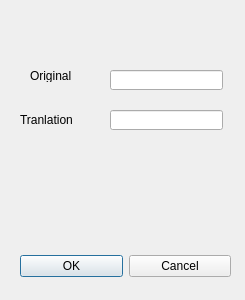
<?xml version="1.0" encoding="UTF-8"?>
<ui version="4.0">
 <class>NewGlossaryClass</class>
 <widget class="QDialog" name="NewGlossaryClass">
  <property name="geometry">
   <rect>
    <x>0</x>
    <y>0</y>
    <width>245</width>
    <height>300</height>
   </rect>
  </property>
  <property name="windowTitle">
   <string>New Dialog</string>
  </property>
  <widget class="QWidget" name="layoutWidget">
   <property name="geometry">
    <rect>
     <x>20</x>
     <y>250</y>
     <width>211</width>
     <height>33</height>
    </rect>
   </property>
   <layout class="QHBoxLayout">
    <property name="spacing">
     <number>6</number>
    </property>
    <property name="leftMargin">
     <number>0</number>
    </property>
    <property name="topMargin">
     <number>0</number>
    </property>
    <property name="rightMargin">
     <number>0</number>
    </property>
    <property name="bottomMargin">
     <number>0</number>
    </property>
    <item>
     <widget class="QPushButton" name="okButton">
      <property name="text">
       <string>OK</string>
      </property>
     </widget>
    </item>
    <item>
     <widget class="QPushButton" name="cancelButton">
      <property name="text">
       <string>Cancel</string>
      </property>
     </widget>
    </item>
   </layout>
  </widget>
  <widget class="QLineEdit" name="lineEdit">
   <property name="geometry">
    <rect>
     <x>110</x>
     <y>70</y>
     <width>113</width>
     <height>20</height>
    </rect>
   </property>
  </widget>
  <widget class="QLabel" name="label">
   <property name="geometry">
    <rect>
     <x>30</x>
     <y>70</y>
     <width>54</width>
     <height>12</height>
    </rect>
   </property>
   <property name="text">
    <string>Original</string>
   </property>
  </widget>
  <widget class="QLineEdit" name="lineEdit_2">
   <property name="geometry">
    <rect>
     <x>110</x>
     <y>110</y>
     <width>113</width>
     <height>20</height>
    </rect>
   </property>
  </widget>
  <widget class="QLabel" name="label_2">
   <property name="geometry">
    <rect>
     <x>20</x>
     <y>110</y>
     <width>71</width>
     <height>20</height>
    </rect>
   </property>
   <property name="text">
    <string>Tranlation</string>
   </property>
  </widget>
 </widget>
 <resources/>
 <connections>
  <connection>
   <sender>okButton</sender>
   <signal>clicked()</signal>
   <receiver>NewGlossaryClass</receiver>
   <slot>accept()</slot>
   <hints>
    <hint type="sourcelabel">
     <x>278</x>
     <y>253</y>
    </hint>
    <hint type="destinationlabel">
     <x>96</x>
     <y>254</y>
    </hint>
   </hints>
  </connection>
  <connection>
   <sender>cancelButton</sender>
   <signal>clicked()</signal>
   <receiver>NewGlossaryClass</receiver>
   <slot>reject()</slot>
   <hints>
    <hint type="sourcelabel">
     <x>369</x>
     <y>253</y>
    </hint>
    <hint type="destinationlabel">
     <x>179</x>
     <y>282</y>
    </hint>
   </hints>
  </connection>
 </connections>
</ui>
